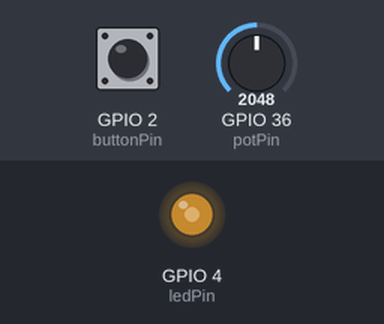
A sketch run on a simulated ESP32. Shown: output pins drawn as LEDs (lit = HIGH). Inputs (shaded band) come from the test bench; at power-on: GPIO 36 (potPin) = 2048, GPIO 2 (buttonPin) HIGH. WiFi joins after 1.5 s; servers stay silent unless stated; what the sketch prints to the serial monitor is not drawn.

Above: at 2.7 s.
2.8 s: GPIO 36 (potPin) set to 2866
At 3.6 s:
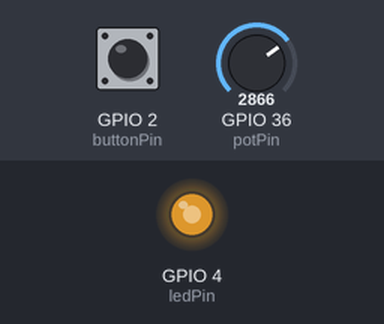
4.3 s: GPIO 36 (potPin) set to 3603
At 4.6 s:
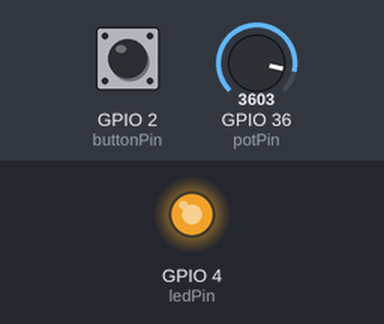
5.8 s: GPIO 36 (potPin) set to 491
At 7.0 s:
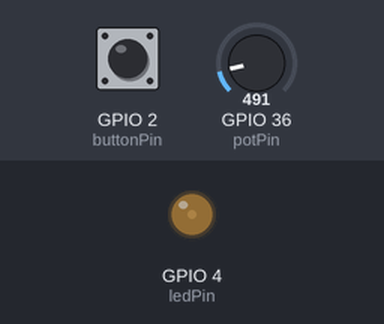
7.3 s: GPIO 36 (potPin) set to 2047
At 8.2 s:
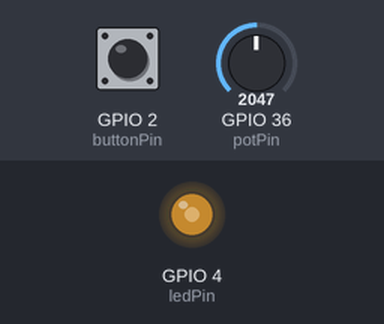
Timing chart, 0 to 9.8 s (numbered marks = the images above; inputs shaded):
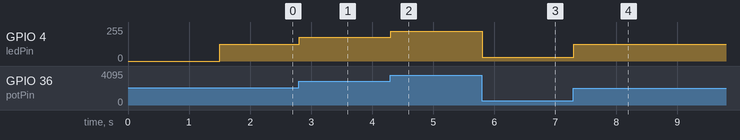

The sketch:

ArduinoESP32NanoUDPSimpleSend.ino
```cpp
#include <WiFi.h>
#include <WiFiUdp.h>

/*
 * Arduino ESP32 Nano - UDP Simple Sender
 *
 * USAGE:
 * - Turn potentiometer to set brightness value (0-255)
 * - Press button to send brightness to receiver LED
 * - Release button to turn off receiver LED
 * - Sender's local LED shows button state
 */

// WiFi credentials
const char *ssid = "YOUR_WIFI_SSID"; //"TP-Link_5E30";
const char *password = "YOUR_WIFI_PASSWORD"; //"18506839";

// UDP settings
WiFiUDP udp;
const char *receiverIP = "192.168.0.103";  // Receiver Arduino's IP
const int udpPort = 5000;

// Hardware pins
const int potPin = A0;       // Potentiometer at A0
const int buttonPin = 2;     // Button at pin 2
const int ledPin = 4;        // Local feedback LED at pin 4

// Variables
int brightness = 0;
bool buttonState = false;
bool lastButtonState = false;

void setup() {
  Serial.begin(9600);

  // Setup pins
  pinMode(buttonPin, INPUT_PULLUP);
  pinMode(ledPin, OUTPUT);

  // Connect to WiFi
  WiFi.begin(ssid, password);
  Serial.print("Connecting to WiFi");
  while (WiFi.status() != WL_CONNECTED) {
    delay(500);
    Serial.print(".");
  }
  Serial.println("\nWiFi Connected!");
  Serial.print("Sender IP: ");
  Serial.println(WiFi.localIP());

  // Start UDP
  udp.begin(udpPort);
}

void loop() {
  // Read potentiometer (0-4095) and map to PWM range (0-255)
  int potValue = analogRead(potPin);
  brightness = map(potValue, 0, 4095, 0, 255);

  // Read button state (active LOW with pullup)
  buttonState = !digitalRead(buttonPin);

  // Update local LED for feedback
  analogWrite(ledPin, brightness);

  // Send UDP packet if button state changed or every 100ms
  static unsigned long lastSend = 0;
  if (millis() - lastSend >= 100 || buttonState != lastButtonState) {
    lastSend = millis();
    lastButtonState = buttonState;

    // Create message: "brightness,button"
    String message = String(brightness) + "," + String(buttonState ? 1 : 0);

    // Send UDP
    udp.beginPacket(receiverIP, udpPort);
    udp.print(message);
    udp.endPacket();

    Serial.println("→ Sent: " + message);
  }

  delay(10);
}
```

Measured:
- after the input at 2.8 s, GPIO 4 (ledPin): 127/255 → 178/255 at once
- after the input at 4.3 s, GPIO 4 (ledPin): 178/255 → 224/255 at once
- after the input at 5.8 s, GPIO 4 (ledPin): 224/255 → 30/255 at once
- after the input at 7.3 s, GPIO 4 (ledPin): 30/255 → 127/255 at once
